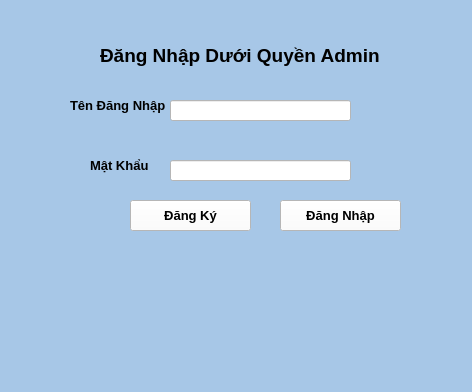
<?xml version="1.0" encoding="UTF-8"?>
<ui version="4.0">
 <class>dang_nhap</class>
 <widget class="QMainWindow" name="dang_nhap">
  <property name="geometry">
   <rect>
    <x>0</x>
    <y>0</y>
    <width>472</width>
    <height>392</height>
   </rect>
  </property>
  <property name="windowTitle">
   <string>MainWindow</string>
  </property>
  <property name="styleSheet">
   <string notr="true">
  background-color: #A7C7E7; 


</string>
  </property>
  <widget class="QWidget" name="centralwidget">
   <widget class="QLabel" name="label">
    <property name="geometry">
     <rect>
      <x>100</x>
      <y>40</y>
      <width>321</width>
      <height>31</height>
     </rect>
    </property>
    <property name="font">
     <font>
      <pointsize>14</pointsize>
      <weight>75</weight>
      <bold>true</bold>
     </font>
    </property>
    <property name="text">
     <string>Đăng Nhập Dưới Quyền Admin</string>
    </property>
   </widget>
   <widget class="QLabel" name="lbldangnhap">
    <property name="geometry">
     <rect>
      <x>70</x>
      <y>90</y>
      <width>101</width>
      <height>31</height>
     </rect>
    </property>
    <property name="font">
     <font>
      <pointsize>10</pointsize>
      <weight>75</weight>
      <bold>true</bold>
     </font>
    </property>
    <property name="text">
     <string>Tên Đăng Nhập </string>
    </property>
   </widget>
   <widget class="QLineEdit" name="txtdangnhap">
    <property name="geometry">
     <rect>
      <x>170</x>
      <y>100</y>
      <width>181</width>
      <height>21</height>
     </rect>
    </property>
    <property name="font">
     <font>
      <pointsize>9</pointsize>
     </font>
    </property>
    <property name="styleSheet">
     <string notr="true">background-color: #fff;</string>
    </property>
   </widget>
   <widget class="QLineEdit" name="txtmk">
    <property name="geometry">
     <rect>
      <x>170</x>
      <y>160</y>
      <width>181</width>
      <height>21</height>
     </rect>
    </property>
    <property name="font">
     <font>
      <pointsize>9</pointsize>
     </font>
    </property>
    <property name="styleSheet">
     <string notr="true">background-color: #fff;</string>
    </property>
   </widget>
   <widget class="QLabel" name="lblmatkhau">
    <property name="geometry">
     <rect>
      <x>90</x>
      <y>150</y>
      <width>71</width>
      <height>31</height>
     </rect>
    </property>
    <property name="font">
     <font>
      <pointsize>10</pointsize>
      <weight>75</weight>
      <bold>true</bold>
     </font>
    </property>
    <property name="text">
     <string>Mật Khẩu</string>
    </property>
   </widget>
   <widget class="QPushButton" name="btndangky">
    <property name="geometry">
     <rect>
      <x>130</x>
      <y>200</y>
      <width>121</width>
      <height>31</height>
     </rect>
    </property>
    <property name="font">
     <font>
      <pointsize>10</pointsize>
      <weight>75</weight>
      <bold>true</bold>
     </font>
    </property>
    <property name="styleSheet">
     <string notr="true">background-color: #fff;</string>
    </property>
    <property name="text">
     <string>Đăng Ký</string>
    </property>
   </widget>
   <widget class="QPushButton" name="btndangnhap">
    <property name="geometry">
     <rect>
      <x>280</x>
      <y>200</y>
      <width>121</width>
      <height>31</height>
     </rect>
    </property>
    <property name="font">
     <font>
      <pointsize>10</pointsize>
      <weight>75</weight>
      <bold>true</bold>
     </font>
    </property>
    <property name="styleSheet">
     <string notr="true">background-color: #fff;</string>
    </property>
    <property name="text">
     <string>Đăng Nhập</string>
    </property>
   </widget>
  </widget>
  <widget class="QMenuBar" name="menubar">
   <property name="geometry">
    <rect>
     <x>0</x>
     <y>0</y>
     <width>472</width>
     <height>21</height>
    </rect>
   </property>
  </widget>
  <widget class="QStatusBar" name="statusbar"/>
 </widget>
 <resources/>
 <connections/>
</ui>
